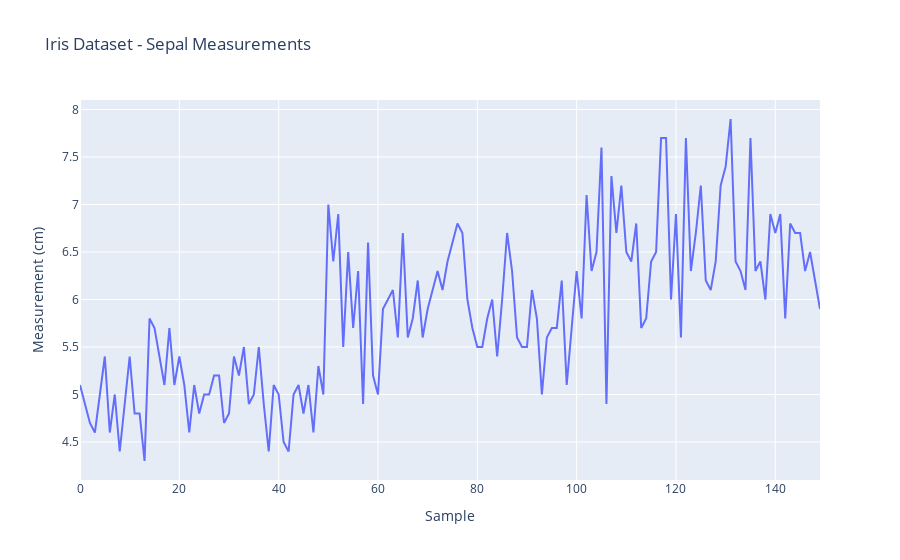

Notebook cell for this chart:
### Markdown cell above
### Plotly Graph

### Code cell
fig = go.Figure()
fig.add_trace(go.Scatter(x=df.index, y=df['sepal length (cm)'], name='sepal length'))
fig.update_layout(title='Iris Dataset - Sepal Measurements', xaxis_title='Sample', yaxis_title='Measurement (cm)')

### Figure 1 — Plotly figure (JSON) as saved in the notebook; plotly's stock layout.template omitted (floating-point values rounded to 4 significant figures; data arrays with more than 128 entries replaced by an {"elided": "..."} marker saying what was removed)
{"data": [{"name": "sepal length", "type": "scatter", "x": {"elided": "150 int values"}, "y": {"elided": "150 float values"}}], "layout": {"title": {"text": "Iris Dataset - Sepal Measurements"}, "xaxis": {"title": {"text": "Sample"}}, "yaxis": {"title": {"text": "Measurement (cm)"}}}}
